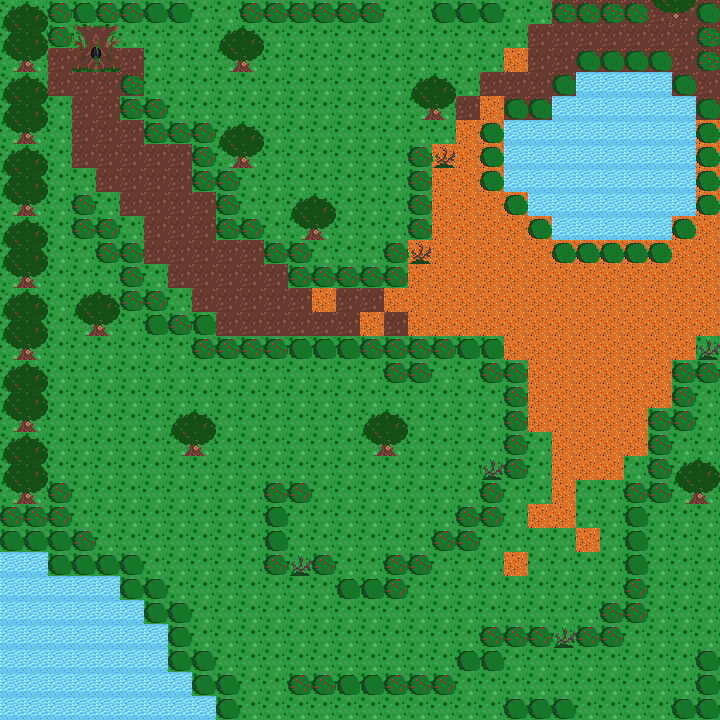

Rendered tile map (Tiled .tmx) drawn with the repository's tilesets; below, a short description and the map source with its tile grids summarised:
An orthogonal 30x30 tile map with 24x24 px tiles, 4 tile layers (background, foreground, foreground2, walls), 2 tilesets and 1 object (spawn).

<map version="1.0" tiledversion="1.1.6" orientation="orthogonal" renderorder="right-down" width="30" height="30" tilewidth="24" tileheight="24" infinite="0" nextobjectid="2">
 <tileset firstgid="1" name="world" tilewidth="24" tileheight="24" tilecount="25" columns="5">
  <image source="tilesheet.png" width="120" height="120" />
  <tile id="5">
   <properties>
    <property name="collision" type="bool" value="true" />
   </properties>
  </tile>
  <tile id="6">
   <properties>
    <property name="collision" type="bool" value="true" />
   </properties>
  </tile>
  <tile id="7">
   <properties>
    <property name="collision" type="bool" value="true" />
   </properties>
  </tile>
  <tile id="10">
   <properties>
    <property name="collision" type="bool" value="true" />
   </properties>
  </tile>
  <tile id="11">
   <properties>
    <property name="collision" type="bool" value="true" />
   </properties>
  </tile>
  <tile id="12">
   <properties>
    <property name="collision" type="bool" value="true" />
   </properties>
  </tile>
  <tile id="15">
   <properties>
    <property name="collision" type="bool" value="false" />
   </properties>
  </tile>
  <tile id="16">
   <properties>
    <property name="collision" type="bool" value="true" />
   </properties>
  </tile>
  <tile id="17">
   <properties>
    <property name="collision" type="bool" value="true" />
   </properties>
  </tile>
 </tileset>
 <tileset firstgid="26" name="house" tilewidth="24" tileheight="24" tilecount="4" columns="2">
  <image source="house.png" width="48" height="48" />
  <tile id="0">
   <properties>
    <property name="collision" type="bool" value="true" />
   </properties>
  </tile>
  <tile id="1">
   <properties>
    <property name="collision" type="bool" value="true" />
   </properties>
  </tile>
  <tile id="2">
   <properties>
    <property name="collision" type="bool" value="true" />
   </properties>
  </tile>
  <tile id="3">
   <properties>
    <property name="collision" type="bool" value="true" />
   </properties>
  </tile>
 </tileset>
 <layer name="background" width="30" height="30">
  <data>[900 cells, 900 non-empty, 4 distinct tile ids]</data>
 </layer>
 <layer name="foreground" width="30" height="30">
  <data>[900 cells, 120 non-empty, 9 distinct tile ids]</data>
 </layer>
 <layer name="foreground2" width="30" height="30">
  <data>[900 cells, 28 non-empty, 4 distinct tile ids]</data>
 </layer>
 <layer name="walls" width="30" height="30">
  <data>[900 cells, 129 non-empty, 3 distinct tile ids]</data>
 </layer>
 <objectgroup name="playerSpawn">
  <object id="1" name="playerSpawn" type="spawn" x="84" y="84">
   <point />
  </object>
 </objectgroup>
</map>
